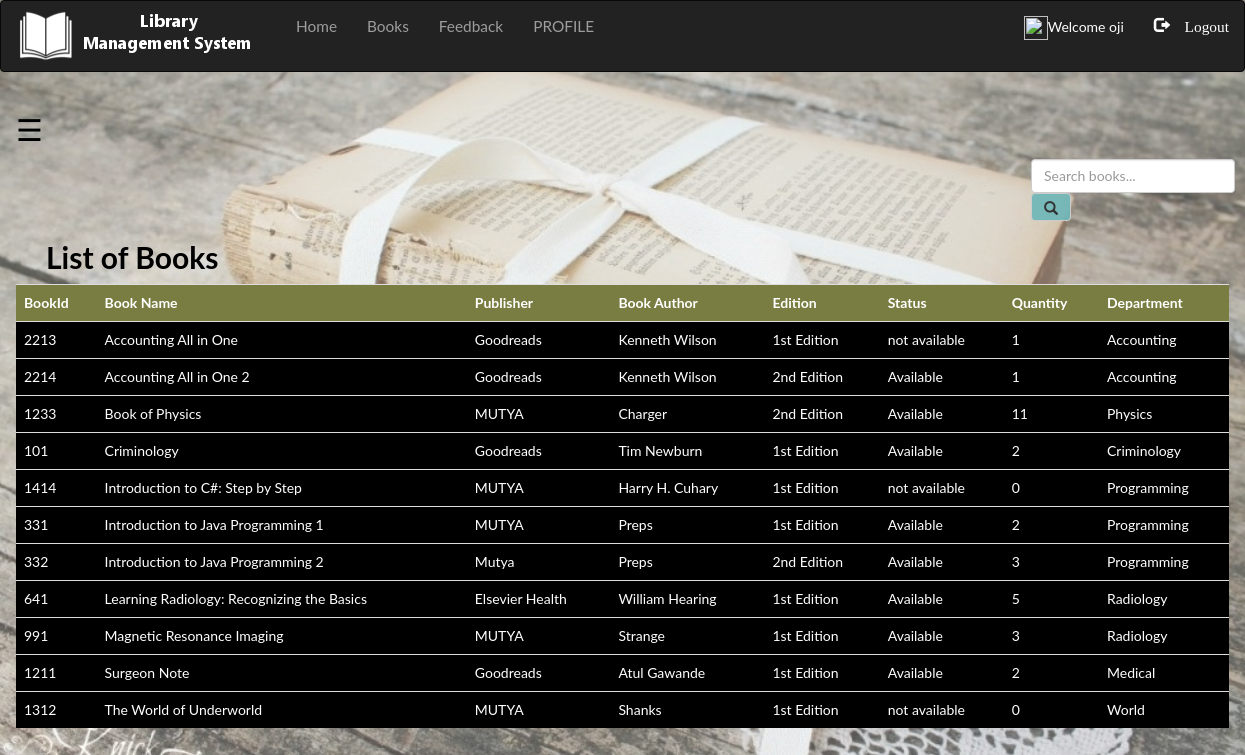
Screenshot of /book.php (signed in) with the database file from the repository.
### tables this page shows
CREATE TABLE `books` (
  `bookid` int(11) NOT NULL,
  `bookname` varchar(50) DEFAULT NULL,
  `bookauthor` varchar(50) DEFAULT NULL,
  `publisher` varchar(50) DEFAULT NULL,
  `edition` varchar(30) DEFAULT NULL,
  `status` varchar(30) DEFAULT NULL,
  `quantity` int(11) DEFAULT NULL,
  `department` varchar(50) DEFAULT NULL
);

### book.php (the view, shortened to what this page needs)
<?php
include "connection.php";
    include "navbar.php";
?>
<DOCTYPE html>
    <html>
        <head>
        </head>
        <body>
<div id="main">
  <span style="font-size:30px;cursor:pointer;color:black;" onclick="openNav()">&#9776;</span>
        <div class = "srch">
        <form class = "navbar-form" method = "post" name = "form1" action="">
                <input class = "form-control inp" type="text" name = "search" placeholder = "Search books...">
                <button type = "submit" name = "submit" class = "btn btn-default"> <span class ="glyphicon glyphicon-search"> </span> </button>
        </form>
        </div>
<h2 style = "color: black; margin-left: 30px; font-weight: 700"> List of Books </h2>
<?php
        if(isset($_POST['submit']))
        {
            $sql = mysqli_query($db, "SELECT * FROM books WHERE bookname like '%$_POST[search]%'");
            if(mysqli_num_rows($sql) == 0)
            {
                echo "Sorry, the book that you've search is not existed or out of order. Please try again.";
            }
            else{
                echo "<table class= 'table table-bordered '>";
                echo "<tr style = 'background-color:#dadf748f;'>";
                echo "<th>"; echo "BookId"; echo "</th>";
                echo "<th>"; echo "Book Name"; echo "</th>";
                echo "<th>"; echo "Book Author"; echo "</th>";
                echo "<th>"; echo "Publisher"; echo "</th>";
                echo "<th>"; echo "Edition"; echo "</th>";
                echo "<th>"; echo "Status"; echo "</th>";
                echo "<th>"; echo "Quantity"; echo "</th>";
                echo "<th>"; echo "Department"; echo "</th>";
                echo "</tr>";
                while($row= mysqli_fetch_assoc($sql)){
                    echo "<tr>";
                    echo "<td>"; echo $row['bookid']; echo "</td>";
                    echo "<td>"; echo $row['bookname']; echo "</td>";
                    echo "<td>"; echo $row['publisher']; echo " </td>";
                    echo "<td>"; echo $row['bookauthor']; echo "</td>";
                    echo "<td>"; echo $row['edition']; echo "</td>";
                    echo "<td>"; echo $row['status']; echo "</td>";
                    echo "<td>"; echo $row['quantity']; echo "</td>";
                    echo "<td>"; echo $row['department']; echo "</td>";
                    echo "</tr>";
                }
                    echo "</table>";
            }
        }
        else{
        $res = mysqli_query($db, "SELECT * FROM books ORDER BY books.bookname ASC;");
        echo "<table class= 'table table-borderd '>";
        echo "<tr style = 'background-color: #dadf748f;'>";
        echo "<th>"; echo "BookId"; echo "</th>";
        echo "<th>"; echo "Book Name"; echo "</th>";
        echo "<th>"; echo "Publisher"; echo "</th>";
        echo "<th>"; echo "Book Author"; echo "</th>";
        echo "<th>"; echo "Edition"; echo "</th>";
        echo "<th>"; echo "Status"; echo "</th>";
        echo "<th>"; echo "Quantity"; echo "</th>";
        echo "<th>"; echo "Department"; echo "</th>";
        echo "</tr>";
        while($row= mysqli_fetch_assoc($res)){
            echo "<tr>";
            echo "<td>"; echo $row['bookid']; echo "</td>";
            echo "<td>"; echo $row['bookname']; echo "</td>";
            echo "<td>"; echo $row['publisher']; echo "</td>";
            echo "<td>"; echo $row['bookauthor']; echo "</td>";
            echo "<td>"; echo $row['edition']; echo "</td>";
            echo "<td>"; echo $row['status']; echo "</td>";
            echo "<td>"; echo $row['quantity']; echo "</td>";
            echo "<td>"; echo $row['department']; echo "</td>";
            echo "</tr>";
        }
            echo "</table>";
    }
?>
</div>
</body>
    </html>

### style.css (style rules this page uses)
html, body, div, span, object, iframe, h1, h2, h3, h4, h5, h6, p, blockquote, pre, abbr, address, cite, code, del, dfn, em, img, ins, kbd, q, samp, small, strong, sub, sup, var, b, i, dl, dt, dd, ol, ul, li, fieldset, form, label, legend, table, caption, tbody, tfoot, thead, tr, th, td, article, aside, canvas, details, figcaption, figure, footer, header, hgroup, menu, nav, section, summary, time, mark, audio, video { margin:0; padding:0; border:0; outline:0; font-size:100%; vertical-align:baseline; background:transparent; }
body { line-height:1; }
table { border-collapse:collapse; border-spacing:0; }
input, select { vertical-align:middle; }

### book.php (style rules this page uses)
.btn { background-color: #6db6b9e6; }
.srch { padding-left: 1000px; }
body { font-family: "Lato", sans-serif; transition: background-color .5s; background-image:url(images/as.jpg); background-color: rgba(255,255,255,0.3); background-blend-mode: lighten; background-repeat: no-repeat; background-size: cover; }
table { background-color:black; color: white; }
#main { transition: margin-left .5s; padding: 16px; }

### rows the page displays
books: bookid "2213", bookname "Accounting All in One", publisher "Goodreads", bookauthor "Kenneth Wilson", edition "1st Edition", status "not available", quantity "1", department "Accounting"
books: bookid "2214", bookname "Accounting All in One 2", publisher "Goodreads", bookauthor "Kenneth Wilson", edition "2nd Edition", status "Available", quantity "1", department "Accounting"
books: bookid "1233", bookname "Book of Physics", publisher "MUTYA", bookauthor "Charger", edition "2nd Edition", status "Available", quantity "11", department "Physics"
books: bookid "101", bookname "Criminology", publisher "Goodreads", bookauthor "Tim Newburn", edition "1st Edition", status "Available", quantity "2", department "Criminology"
books: bookid "1414", bookname "Introduction to C#: Step by Step", publisher "MUTYA", bookauthor "Harry H. Cuhary", edition "1st Edition", status "not available", quantity "0", department "Programming"
books: bookid "331", bookname "Introduction to Java Programming 1", publisher "MUTYA", bookauthor "Preps", edition "1st Edition", status "Available", quantity "2", department "Programming"
books: bookid "332", bookname "Introduction to Java Programming 2", publisher "Mutya", bookauthor "Preps", edition "2nd Edition", status "Available", quantity "3", department "Programming"
books: bookid "641", bookname "Learning Radiology: Recognizing the Basics", publisher "Elsevier Health", bookauthor "William Hearing", edition "1st Edition", status "Available", quantity "5", department "Radiology"
books: bookid "991", bookname "Magnetic Resonance Imaging", publisher "MUTYA", bookauthor "Strange", edition "1st Edition", status "Available", quantity "3", department "Radiology"
books: bookid "1211", bookname "Surgeon Note", publisher "Goodreads", bookauthor "Atul Gawande", edition "1st Edition", status "Available", quantity "2", department "Medical"
books: bookid "1312", bookname "The World of Underworld", publisher "MUTYA", bookauthor "Shanks", edition "1st Edition", status "not available", quantity "0", department "World"

### other values shown
$_SESSION['login_user'] "oji"
